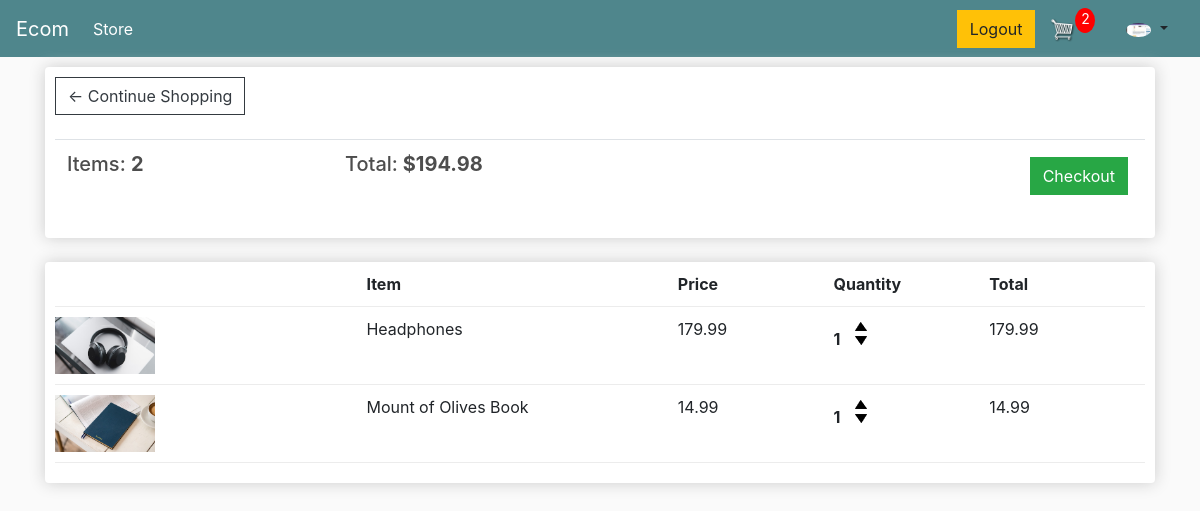
Page /cart/ (signed in) on the committed database.
### store/models.py (models this page shows, shortened)
class Customer(models.Model):
    id = models.AutoField(primary_key=True)
    user = models.OneToOneField(User, on_delete=models.CASCADE, default='', related_name='customer', null=True)
    name = models.CharField(max_length=200, null=True)
    email = models.EmailField(max_length=200, null=True)
    image = models.ImageField(default = 'default.png', upload_to = "profile_pics")

class Cart(models.Model):
    customer = models.ForeignKey(Customer, on_delete=models.SET_NULL, null=True, blank=True)
    date_ordered = models.DateTimeField(auto_now_add=True)
    date_completed = models.DateTimeField(auto_now_add=True)
    complete = models.BooleanField(default=False, null=True, blank=False)
    transaction_id = models.CharField(max_length=100, null=True)
    @property
    def get_cart_total(self):
        cart_items = self.cartitem_set.all()
        total = sum([item.get_total for item in cart_items])
        return total
    @property
    def get_number_of_items(self):
        cart_items = self.cartitem_set.all()
        total = sum([item.quantity for item in cart_items])
        return total

class CartItem(models.Model):
    product = models.ForeignKey(Product, on_delete=models.SET_NULL, null=True, blank=True)
    cart = models.ForeignKey(Cart, on_delete=models.SET_NULL, null=True, blank=True)
    quantity = models.IntegerField(default=0, null=True, blank=True)
    date_added = models.DateTimeField(auto_now_add=True)
    @property
    def get_total(self):
        return self.quantity * self.product.price

class Product(models.Model):
    name = models.CharField(max_length=200, null=True)
    price = models.FloatField()
    discount_price = models.FloatField(default=0.0)
    digital = models.BooleanField(default=False, null=True, blank=True)
    image = models.ImageField(null=True, blank=True)
    order_limit = models.IntegerField(default=50)
    @property
    def imageURL(self):
        try:
            url = self.image.url
        except:
            url = ''
        return url

### store/views.py (the view)
# urls.py: path('cart/', store_views.cart, name = 'cart'),
def cart(request):
    cookieData = cartData(request = request)
    noOfCartItems = cookieData['noOfCartItems']
    cart = cookieData['cart']
    items = cookieData['items']
    context={ 'items': items, 'cart': cart, 'noOfCartItems':  noOfCartItems }
    if not request.user.is_authenticated:
        messages.success(request, "Guest Checkout Feature!! You can now order without Login into the site! If all the cart-items are digital, you will not have to give your shipping address also!")
    return render(request, 'store/cart.html', context)

### store/utils.py (called while the page is built)
def cartData(request):
    if request.user.is_authenticated:
        customer = request.user.customer
        cart, created = Cart.objects.get_or_create(customer = customer, complete = False)
        items = cart.cartitem_set.all()
        noOfCartItems = cart.get_number_of_items
    else:
        cookieData = cookieCart(request = request)
        noOfCartItems = cookieData['noOfCartItems']
        cart = cookieData['cart']
        items = cookieData['items']
    return {
        'noOfCartItems': noOfCartItems,
        'cart': cart,
        'items': items
    }

### templates/store/cart.html
{% extends 'store/main.html' %}
{% load static %}
{% block content %}
    <div class="row">
        <div class="col-lg-12">
            <div class="box-element">
                <a  class="btn btn-outline-dark" href="{% url 'store' %}">&#x2190; Continue Shopping</a>
                <br>
                <br>
                <table class="table">
                    <tr>
                        <th><h5>Items: <strong>{{ cart.get_number_of_items }} </strong></h5></th>
                        <th><h5>Total:<strong> ${{cart.get_cart_total|floatformat:2}} </strong></h5></th>
                        <th>
                            <a  style="float:right; margin:5px;" class="btn btn-success" href="{% url 'checkout' %}">Checkout</a>
                        </th>
                    </tr>
                </table>
            </div>
            <br>
            <div class="box-element">
                <div class="cart-row">
                    <div style="flex:2"></div>
                    <div style="flex:2"><strong>Item</strong></div>
                    <div style="flex:1"><strong>Price</strong></div>
                    <div style="flex:1"><strong>Quantity</strong></div>
                    <div style="flex:1"><strong>Total</strong></div>
                </div>
                {% for item in items %}
                    <div class="cart-row">
                        <div style="flex:2"><img class="row-image" src="{{item.product.imageURL}}"></div>
                        <div style="flex:2"><p>{{item.product.name}}</p></div>
                        <div style="flex:1"><p>{{item.product.price|floatformat:2}} </p></div>
                        <div style="flex:1">
                            <p class="quantity">{{item.quantity}}</p>
                            <div class="quantity">
                                <img data-product={{item.product.id}} data-action="add"  class="chg-quantity update-cart" src="{% static  'images/arrow-up.png' %}">
                                <img data-product={{item.product.id}} data-action="remove"  class="chg-quantity update-cart" src="{% static  'images/arrow-down.png' %}">
                            </div>
                        </div>
                        <div style="flex:1"><p>{{item.get_total|floatformat:2}} </p></div>
                    </div>
                {% endfor %}
        </div>
    </div>
{% endblock content %}

### templates/store/main.html (shortened to what this page needs)
<!DOCTYPE html>
{% load static %}
<html>
    <head>
           <link rel="stylesheet" href="https://stackpath.bootstrapcdn.com/bootstrap/4.4.1/css/bootstrap.min.css">
           <link rel="stylesheet" type="text/css" href="{% static 'css/main.css' %}">
    </head>
    <body>
        <nav class="navbar navbar-expand-lg navbar-dark bg-dark">
            <a class="navbar-brand" href="{% url 'store' %}">Ecom</a>
            <div class="collapse navbar-collapse" id="navbarSupportedContent">
                <ul class="navbar-nav mr-auto">
                    <li class="nav-item active">
                        <a class="nav-link" href="{% url 'store' %}">Store <span class="sr-only">(current)</span></a>
                    </li>
                </ul>
                <div class="form-inline my-2 my-lg-0">
                    {% if user.is_authenticated %}
                        <a href={%url 'logout'%} class="btn btn-warning">Logout</a>
                    {% else %}
                        <a href={%url 'login'%} class="btn btn-warning mr-3">Login</a>
                        {% comment %} <a class="nav-item nav-link" href={%url 'login'%}>Login</a> {% endcomment %}
                        <a href={%url 'register'%} class="btn btn-success">Register</a>
                    {% endif %}
                    <a href="{% url 'cart' %}">
                        <img  id="cart-icon" src="{% static 'images/cart.png' %}">
                    </a>
                    <p id="cart-total">{{ noOfCartItems }}</p>
                </div>
                <div class="nav-item dropdown p-0 m-0">
                    <a class="nav-link dropdown-toggle" role="button" data-toggle="dropdown" aria-haspopup="true" aria-expanded="false">
                        <img id="profile-icon" class="rounded-circle article-img" src="{{ request.user.customer.image.url }}">
                    </a>
            </div>
        </nav>
         <div class="container">
            {% block content %}
            {% endblock content %}
         </div>
    </body>
</html>

### static/css/main.css (style rules this page uses)
body { background-color: hsl(0, 0%, 98%); }
h1,h2,h3,h4,h5,h6 { color:hsl(0, 0%, 30%); }
.box-element { box-shadow:hsl(0, 0%, 80%) 0 0 16px; background-color: #fff; border-radius: 4px; padding: 10px; }
.bg-dark { background-color: #4f868c!important; }
#cart-icon { width:25px; display: inline-block; margin-left: 15px; }
#profile-icon { width:25px; display: inline-block; margin-left: 15px; }
#cart-total { display: block; text-align: center; color:#fff; background-color: red; width: 20px; height: 25px; border-radius: 50%; font-size: 14px; }
.col-lg-4, .col-lg-6, .col-lg-8, .col-lg-12 { margin-top: 10px; }
.btn { border-radius: 0; }
.row-image { width: 100px; }
.cart-row { display: flex; align-items: flex-stretch; padding-bottom: 10px; margin-bottom: 10px; border-bottom: 1px solid #ececec; }
.quantity { display: inline-block; font-weight: 700; padding-right:10px; }
.chg-quantity { width: 12px; cursor: pointer; display: block; margin-top: 5px; transition:.1s; }

### rows in the picture
Cart: get_number_of_items "2", get_cart_total "194.98"
CartItem: product.imageURL (picture), product.name "Headphones", product.price "179.99", quantity "1", get_total "179.99"
CartItem: product.imageURL (picture), product.name "Mount of Olives Book", product.price "14.99", quantity "1", get_total "14.99"

### other values in the picture
{{ noOfCartItems }} "2"
